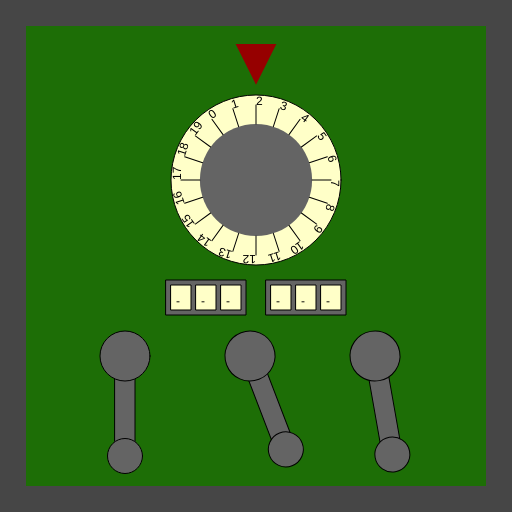
Frame 1 (no input)
Frame 60 (no input): identical to frame 1, image omitted
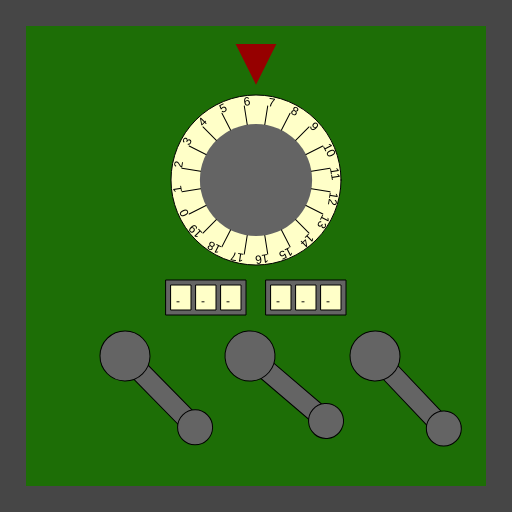
Frame 120 (the mouse pressed at the canvas centre since frame 60)

The p5.js sketch that drew these frames (run headless with seeded random() and noise() and a simulated clock; from frame 60 on, the mouse is pressed at the canvas centre):

// p5.js sketch
// ── sketch.js
/*

Officer: tchow004
CaseNum: 303-3-16271050-1906165

Case 303 - The Case of the Crooked Attorney
Stage 4 - The Courthouse

Torvalds has his final safe in his courthouse chambers. Luckily there is a court case proceeding.
You can sneak into his chambers whilst he makes his closing statement.

Crack the safe by doing the following:

	Whilst the mouse is moving:
	- Use the 'map' function to scale mouseX to values ranging from 2 to 11.
	- Assign the output to HiddenLockerCombinationA

	When any key is released:
	- Use the 'random' function to produce random values ranging from 2 to 13.
	- Assign the output to HiddenLockerCombinationB

	When any key is released:
	- Make HiddenLockerCombinationC equal to the value of 'keyCode'

	When the mouse button is pressed:
	- Use the 'map' function to scale mouseY to values ranging from 19 to 70.
	- Assign the output to HiddenLockerCombinationD

	Whilst the mouse is moving:
	- Use the 'map' function to scale mouseX to values ranging from 21 to 78.
	- Assign the output to HiddenLockerCombinationE

	Whilst the mouse is moving:
	- Use the 'map' function to scale mouseX to values ranging from 10 to 77.
	- Assign the output to HiddenLockerCombinationF



This time you'll need to create the relevant event handlers yourself.

There are many possible ways of investigating this case, but you
should use ONLY the following commands:

	- The assignment operator aka. the equals sign !
	- mouseX, mouseY
	- key, keyCode
	- random
	- map

*/

//declare the variables

var HiddenLockerCombinationA;
var HiddenLockerCombinationB;
var HiddenLockerCombinationC;
var HiddenLockerCombinationD;
var HiddenLockerCombinationE;
var HiddenLockerCombinationF;


function preload()
{
	//IMAGES WILL BE LOADED HERE

}

function setup()
{
	createCanvas(512,512);

	//initialise the variables
	HiddenLockerCombinationA = 0;
	HiddenLockerCombinationB = "";
	HiddenLockerCombinationC = "";
	HiddenLockerCombinationD = 0;
	HiddenLockerCombinationE = 0;
	HiddenLockerCombinationF = 0;

}

function keyReleased()
{
//    When any key is released:
//	- Use the 'random' function to produce random values ranging from 2 to 13.
//	- Assign the output to HiddenLockerCombinationB
    HiddenLockerCombinationB = random([2],[13]);
//	When any key is released:
//	- Make HiddenLockerCombinationC equal to the value of 'keyCode'
    HiddenLockerCombinationC = keyCode;
}

///////////////////EVENT HANDLERS///////////////////

//Create event handlers here to open the safe ...

function mouseMoved()
{
//    	Whilst the mouse is moving:
//	- Use the 'map' function to scale mouseX to values ranging from 2 to 11.
//	- Assign the output to HiddenLockerCombinationA
    HiddenLockerCombinationA = map(mouseX, 0, 512, 2, 11);
//    Whilst the mouse is moving:
//	- Use the 'map' function to scale mouseX to values ranging from 21 to 78.
//	- Assign the output to HiddenLockerCombinationE
    HiddenLockerCombinationE = map(mouseX,0,512,21,78);
//	Whilst the mouse is moving:
//	- Use the 'map' function to scale mouseX to values ranging from 10 to 77.
//	- Assign the output to HiddenLockerCombinationF
    HiddenLockerCombinationF = map(mouseX, 0, 512,10,77);
}

function mousePressed()
{
//    When the mouse button is pressed:
//	- Use the 'map' function to scale mouseY to values ranging from 19 to 70.
//	- Assign the output to HiddenLockerCombinationD
    HiddenLockerCombinationD = map(mouseY,0,512, 19,70);
}

///////////////DO NOT CHANGE CODE BELOW THIS POINT///////////////////

function draw()
{

	//Draw the safe door
	background(70);
	noStroke();
	fill(29,110,6);
	rect(26,26,width-52,width-52);

	//Draw the combination dial
	push();
	translate(256,180);
	drawDial(170,HiddenLockerCombinationA,20);
	pop();

	//Draw the spinners
	push();
	translate(206,280);
	drawSpinner(3, HiddenLockerCombinationB);
	pop();

	push();
	translate(306,280);
	drawSpinner(3, HiddenLockerCombinationC);
	pop();

	//Draw the levers
	push();
	translate(125,356);
	drawLever(HiddenLockerCombinationD);
	pop();

	push();
	translate(250,356);
	drawLever(HiddenLockerCombinationE);
	pop();

	push();
	translate(375,356);
	drawLever(HiddenLockerCombinationF);
	pop();

}

function drawDial(diameter,num,maxNum)
{
	//the combination lock

	var r = diameter * 0.5;
	var p = r * 0.6;

	stroke(0);
	fill(255,255,200);
	ellipse(0,0,diameter,diameter);
	fill(100);
	noStroke();
	ellipse(0,0,diameter*0.66,diameter*0.66);
	fill(150,0,0);
	triangle(
		-p * 0.4,-r-p,
		p * 0.4,-r-p,
		0,-r-p/5
	);

	noStroke();

	push();
	var inc = 360/maxNum;

	rotate(radians(-num * inc));
	for(var i = 0; i < maxNum; i++)
	{
		push();
		rotate(radians(i * inc));
		stroke(0);
		line(0,-r*0.66,0,-(r-10));
		noStroke();
		fill(0);
		text(i,0,-(r-10));
		pop();
	}

	pop();
}

function drawLever(rot)
{
	push();
	rotate(radians(-rot))
	stroke(0);
	fill(100);
	rect(-10,0,20,100);
	ellipse(0,0,50,50);
	ellipse(0,100,35,35);
	pop();
}

function drawSpinner(numSpinners, val)
{
	var sw = 20;
	var ow = (sw + 5) * numSpinners + 5;
	stroke(0);
	fill(100);
	rect(-ow/2,0,ow,35);
	if(typeof(val) == "number")
	{
		val = floor(val).toString(); //convert to string
	}
	var d = numSpinners - val.length;

	for(var d = numSpinners - val.length; d > 0; d--)
	{
		val = "-" + val;
	}

	for(var i = 0; i < numSpinners; i++)
	{
		stroke(0);
		fill(255,255,200);
		rect(-ow/2 + i * (sw + 5) + 5,5,20,25);
		fill(0);
		noStroke();
		text(val[i],-ow/2 + sw/2 + i * (sw +5),25);
	}

}
